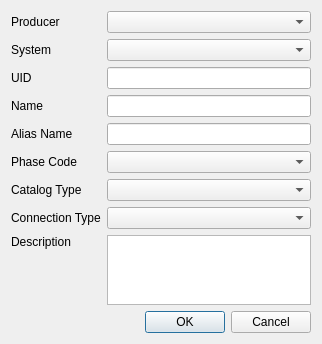
<?xml version="1.0" encoding="UTF-8"?>
<ui version="4.0">
 <class>plaMotor</class>
 <widget class="QDialog" name="plaMotor">
  <property name="geometry">
   <rect>
    <x>0</x>
    <y>0</y>
    <width>322</width>
    <height>326</height>
   </rect>
  </property>
  <property name="windowTitle">
   <string>Asynchronous Motor</string>
  </property>
  <layout class="QGridLayout" name="gridLayout">
   <item row="6" column="1">
    <widget class="QComboBox" name="catalogTypeCombo"/>
   </item>
   <item row="9" column="1">
    <widget class="QDialogButtonBox" name="buttonBox">
     <property name="standardButtons">
      <set>QDialogButtonBox::Cancel|QDialogButtonBox::Ok</set>
     </property>
     <property name="centerButtons">
      <bool>false</bool>
     </property>
    </widget>
   </item>
   <item row="5" column="1">
    <widget class="QComboBox" name="phaseCodeCombo"/>
   </item>
   <item row="3" column="0">
    <widget class="QLabel" name="nameLabel">
     <property name="text">
      <string>Name</string>
     </property>
    </widget>
   </item>
   <item row="3" column="1">
    <widget class="QLineEdit" name="nameLineEdit"/>
   </item>
   <item row="8" column="1">
    <widget class="QTextEdit" name="descriptionTextEdit"/>
   </item>
   <item row="4" column="1">
    <widget class="QLineEdit" name="aliasLineEdit"/>
   </item>
   <item row="2" column="1">
    <widget class="QLineEdit" name="uidLineEdit"/>
   </item>
   <item row="7" column="0">
    <widget class="QLabel" name="connectionTypeLabel">
     <property name="text">
      <string>Connection Type</string>
     </property>
    </widget>
   </item>
   <item row="5" column="0">
    <widget class="QLabel" name="phaseCodeLabel">
     <property name="text">
      <string>Phase Code</string>
     </property>
    </widget>
   </item>
   <item row="4" column="0">
    <widget class="QLabel" name="aliasLabel">
     <property name="text">
      <string>Alias Name</string>
     </property>
    </widget>
   </item>
   <item row="6" column="0">
    <widget class="QLabel" name="catalogTypeLabel">
     <property name="text">
      <string>Catalog Type</string>
     </property>
    </widget>
   </item>
   <item row="2" column="0">
    <widget class="QLabel" name="uidLabel">
     <property name="text">
      <string>UID</string>
     </property>
    </widget>
   </item>
   <item row="1" column="0">
    <widget class="QLabel" name="systemIdLabel">
     <property name="text">
      <string>System</string>
     </property>
    </widget>
   </item>
   <item row="7" column="1">
    <widget class="QComboBox" name="connectionTypeCombo"/>
   </item>
   <item row="8" column="0">
    <layout class="QGridLayout" name="gridLayout_2">
     <item row="0" column="0">
      <widget class="QLabel" name="descriptionLabel">
       <property name="text">
        <string>Description</string>
       </property>
      </widget>
     </item>
     <item row="1" column="0">
      <spacer name="verticalSpacer">
       <property name="orientation">
        <enum>Qt::Vertical</enum>
       </property>
       <property name="sizeHint" stdset="0">
        <size>
         <width>20</width>
         <height>40</height>
        </size>
       </property>
      </spacer>
     </item>
    </layout>
   </item>
   <item row="0" column="1">
    <widget class="QComboBox" name="producerComboBox"/>
   </item>
   <item row="0" column="0">
    <widget class="QLabel" name="label">
     <property name="text">
      <string>Producer</string>
     </property>
    </widget>
   </item>
   <item row="1" column="1">
    <widget class="QComboBox" name="systemComboBox"/>
   </item>
  </layout>
 </widget>
 <resources/>
 <connections/>
</ui>
